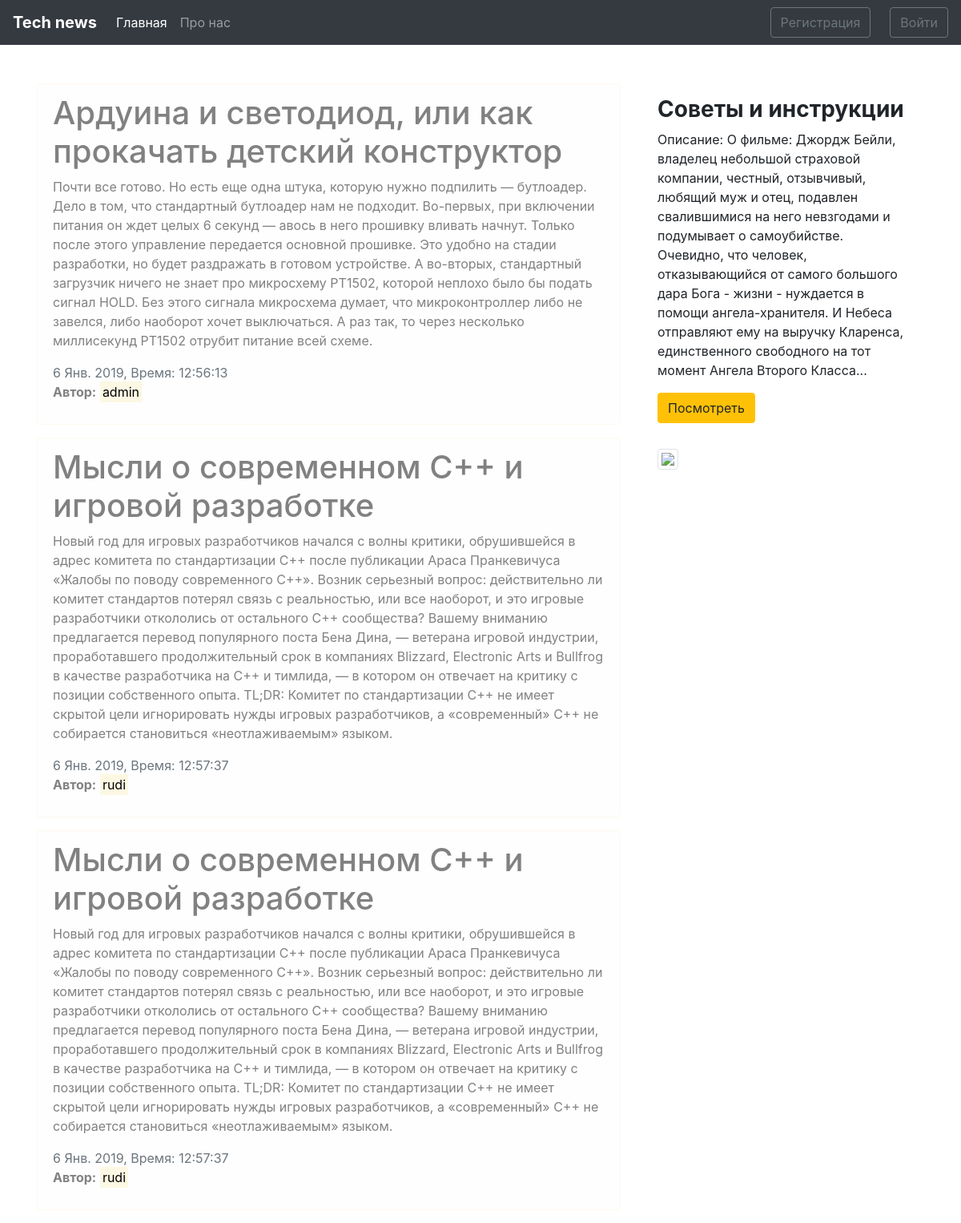
The page / on the database its author committed.
### blog/models.py (models this page shows)
class News(models.Model):
    title = models.CharField(max_length=100) # не больше 250 можно
    text = models.TextField()
    date = models.DateTimeField(default=timezone.now)
    author = models.ForeignKey(User, on_delete=models.CASCADE)

### blog/views.py (the view)
# urls.py: path('', views.home, name='blog-home'),
def home(request):
    data = {
        'news': News.objects.all(),
        'title': 'Главная страница блога'
    }
    return render(request, 'blog/home.html', data)

### blog/templates/blog/home.html
{% extends 'blog/main.html' %}
{% block main_section %}
  {% for post in news %}
    <div class="alert alert-light">
      <h1>{{ post.title }}</h1>
      <p>{{ post.text }}</p>
      <span class="text-muted">{{ post.date|date:"j N Y, Время: H:i:s" }}</span>
      {% if post.author %}
        <p><b>Автор:</b> <mark>{{post.author}}</mark></p>
      {% else %}
        <p><b>Автор:</b> <mark>Admin</mark></p>
      {% endif %}
    </div>
  {% endfor %}
{% endblock main_section %}
{% block aside_news_section %}
  <h3><b>Советы и инструкции</b></h3>
  <p>Описание: О фильме: Джордж Бейли, владелец небольшой страховой компании, честный, отзывчивый, любящий муж и отец, подавлен свалившимися на него невзгодами и подумывает о самоубийстве. Очевидно, что человек, отказывающийся от самого большого дара Бога - жизни - нуждается в помощи ангела-хранителя. И Небеса отправляют ему на выручку Кларенса, единственного свободного на тот момент Ангела Второго Класса...</p>
  <a href="" target="_blank">
    <button class="btn btn-warning">Посмотреть</button>
  </a>
{% endblock aside_news_section %}

### blog/templates/blog/main.html (shortened to what this page needs)
{% load static %}
<!DOCTYPE html>
<html lang="en">
<head>
  <link rel="stylesheet"
  href="https://stackpath.bootstrapcdn.com/bootstrap/4.2.1/css/bootstrap.min.css">
  <link rel="stylesheet" href="{% static 'blog/main.css' %}">
</head>
<body>
  <nav class="navbar navbar-expand-lg navbar-dark bg-dark mb-5">
    <a class="navbar-brand" href="{% url 'blog-home' %}"><b>Tech news</b></a>
    <div class="collapse navbar-collapse" id="navbarsExample09">
      <ul class="navbar-nav mr-auto">
        <li class="nav-item active">
          <a class="nav-link" href="{% url 'blog-home' %}">Главная</a>
        </li>
        <li class="nav-item">
          <a class="nav-link" href="{% url 'blog-contacts' %}">Про нас</a>
        </li>
      </ul>
    </div>
    <div class="navbar-nav">
      {% if user.is_authenticated %}
        <a href="profile" class="btn btn-outline-secondary">Профиль</a>
        <a href="{% url 'exit' %}" class="btn btn-outline-secondary">Выйти</a>
      {% else %}
        <a href="{% url 'reg' %}" class="btn btn-outline-secondary mr-4">Регистрация</a>
        <a href="{% url 'user' %}" class="btn btn-outline-secondary">Войти</a>
      {% endif %}
    </div>
  </nav>
  <main class="container">
    <div class="row">
      <div class="col-md-8">
        {% block main_section %}
        {% endblock %}
      </div>
      <aside class="col-md-4">
        <div class="p-3">
          {% block aside_news_section %}
          {% endblock %}
        </div>
        <div class="p-3 mb-3">
          <img src="http://qnimate.com/wp-content/uploads/2014/03/images2.jpg" class="img-thumbnail">
        </div>
      </aside>
    </div>
  </main>
</body>
</html>

### blog/static/blog/main.css (style rules this page uses)
body { background: #ffffff }
.alert-light { border-color: #fffaf0 }

### rows shown on the page
News: title "Ардуина и светодиод, или как прокачать детский конструктор", text "Почти все готово. Но есть еще одна штука, которую нужно подпилить — бутлоадер. Дело в том, что стандартный бутлоадер нам не подходит. Во-первых, при включении питания он ждет целых 6 секунд — авось в него прошивку вливать начнут. Только после этого управление передается основной прошивке. Это удобно на стадии разработки, но будет раздражать в готовом устройстве. А во-вторых, стандартный загрузчик ничего не знает про микросхему PT1502, которой неплохо было бы подать сигнал HOLD. Без этого сигнала микросхема думает, что микроконтроллер либо не завелся, либо наоборот хочет выключаться. А раз так, то через несколько миллисекунд PT1502 отрубит питание всей схеме.", date "6 Янв. 2019, Время: 12:56:13", author "admin"
News: title "Мысли о современном C++ и игровой разработке", text "Новый год для игровых разработчиков начался с волны критики, обрушившейся в адрес комитета по стандартизации C++ после публикации Араса Пранкевичуса «Жалобы по поводу современного C++». Возник серьезный вопрос: действительно ли комитет стандартов потерял связь с реальностью, или все наоборот, и это игровые разработчики откололись от остального С++ сообщества? Вашему вниманию предлагается перевод популярного поста Бена Дина, — ветерана игровой индустрии, проработавшего продолжительный срок в компаниях Blizzard, Electronic Arts и Bullfrog в качестве разработчика на C++ и тимлида, — в котором он отвечает на критику с позиции собственного опыта. TL;DR: Комитет по стандартизации C++ не имеет…", date "6 Янв. 2019, Время: 12:57:37", author "rudi"
News: title "Мысли о современном C++ и игровой разработке", text "Новый год для игровых разработчиков начался с волны критики, обрушившейся в адрес комитета по стандартизации C++ после публикации Араса Пранкевичуса «Жалобы по поводу современного C++». Возник серьезный вопрос: действительно ли комитет стандартов потерял связь с реальностью, или все наоборот, и это игровые разработчики откололись от остального С++ сообщества? Вашему вниманию предлагается перевод популярного поста Бена Дина, — ветерана игровой индустрии, проработавшего продолжительный срок в компаниях Blizzard, Electronic Arts и Bullfrog в качестве разработчика на C++ и тимлида, — в котором он отвечает на критику с позиции собственного опыта. TL;DR: Комитет по стандартизации C++ не имеет…", date "6 Янв. 2019, Время: 12:57:37", author "rudi"
